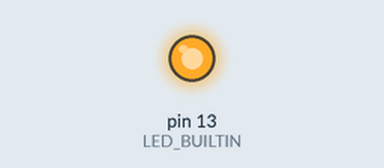
A sketch run on a simulated Arduino Uno, built with avr-gcc and run on an emulated ATmega328P. Parts: output pins drawn as LEDs (lit = HIGH).

Above: at 0.15 s.
At 37.0 s:
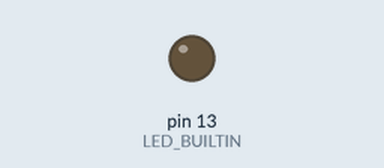
Timing chart, 0 to 40.0 s (numbered marks = the images above):
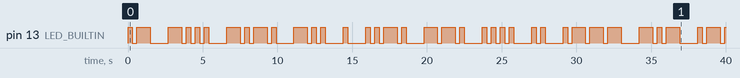

Measured:
- by itself, pin 13 (LED_BUILTIN): LOW → HIGH at 0.00 s, → LOW 0.30 s later, → HIGH 0.30 s later, → LOW 0.90 s later, … (73 changes in this stretch)

The sketch:

blink_morse.ino
```cpp
String n = "NAGHMA";
char c;
// the setup function runs once when you press reset or power the board
void setup() {
  // initialize digital pin LED_BUILTIN as an output.
  pinMode(LED_BUILTIN, OUTPUT);
}
void dash()
{
  digitalWrite(LED_BUILTIN, HIGH);
  delay(900);
  digitalWrite(LED_BUILTIN, LOW);
  delay(300);
}
void dot()
{
  digitalWrite(LED_BUILTIN, HIGH);
  delay(300);
  digitalWrite(LED_BUILTIN, LOW);
  delay(300);
}
void morsePrint()
{
  if (c = 'A')
  {
    dot();
    dash();
    delay(900);
  }
  if (c = 'B')
  {
    dash();
    dot();
    dot();
    dot();
    delay(900);
  }
  if (c = 'C')
  {
    dash();
    dot();
    dash();
    dot();
    delay(900);
  }
  if (c = 'D')
  {
    dash();
    dot();
    dot();
    delay(900);
  }
  if (c = 'E')
  {
    dot();
    delay(900);
  }
  if (c = 'F')
  {
    dot();
    dot();
    dash();
    dot();
    delay(900);
  }
  if (c = 'G')
  {
    dash();
    dash();
    dot();
    delay(900);
  }
  if (c = 'H')
  {
    dot();
    dot();
    dot();
    dot();
    delay(900);
  }
  if (c = 'I')
  {
    dot();
    dot();
    delay(900);
  }
  if (c = 'J')
  {
    dot();
    dash();
    dash();
    dash();
    delay(900);
  }
  if (c = 'K')
  {
    dash();
    dot();
    dash();
    delay(900);
  }
  if (c = 'L')
  {
    dot();
    dash();
    dot();
    dot();
    delay(900);
  }
  if (c = 'M')
  {
    dash();
    dash();
    delay(900);
  }
  if (c = 'N')
  {
    dash();
    dot();
    delay(900);
  }
  if (c = 'O')
  {
    dash();
    dash();
    dash();
    delay(900);
  }
  if (c = 'P')
  {
    dot();
    dash();
    dash();
    dot();
    delay(900);
  }
  if (c = 'Q')
  {
    dash();
    dash();
    dot();
    dash();
    delay(900);
  }
  if (c = 'R')
  {
    dot();
    dash();
    dot();
    delay(900);
  }
  if (c = 'S')
  {
    dot();
    dot();
    dot();
    delay(900);
  }
  if (c = 'T')
  {
    dash();
    delay(900);
  }
  if (c = 'U')
  {
    dot();
    dot();
    dash();
    delay(900);
  }
  if (c = 'V')
  {
    dot();
    dot();
    dot();
    dash();
    delay(900);
  }
  if (c = 'W')
  {
    dot();
    dash();
    dash();
    delay(900);
  }
  if (c = 'X')
  {
    dash();
    dot();
    dot();
    dash();
    delay(900);
  }
  if (c = 'Y')
  {
    dash();
    dot();
    dash();
    dash();
    delay(900);
  }
  if (c = 'Z')
  {
    dash();
    dash();
    dot();
    dot();
    delay(900);
  }
  else
  {
    Serial.println("Please give a valid entry");
  }
}
// the loop function runs over and over again forever
void loop()
{
  /*while (n == NULL && Serial.available() == 0)
  {
    Serial.println("Please enter your name");
    n = Serial.readString();
    delay(5000);
  }
  //n = Serial.read();*/
  for (int i = 0; i < n.length(); i++)
  {
    n.toUpperCase();
    c = n.charAt(i);
    Serial.println(c);
    morsePrint();
  }
}
```
